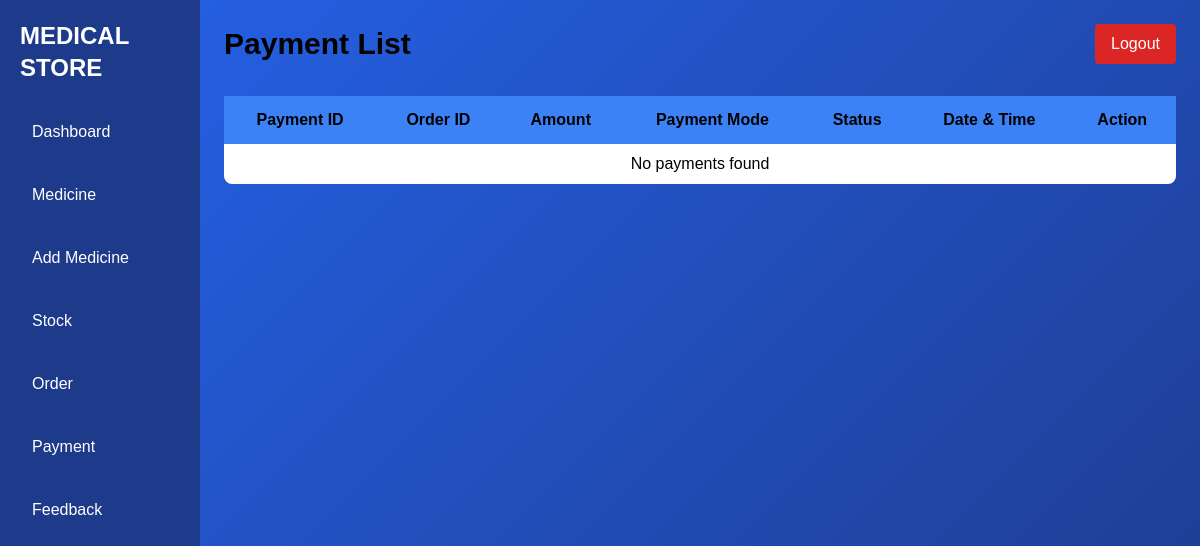
Page /view_payment.php on the earlier database version.
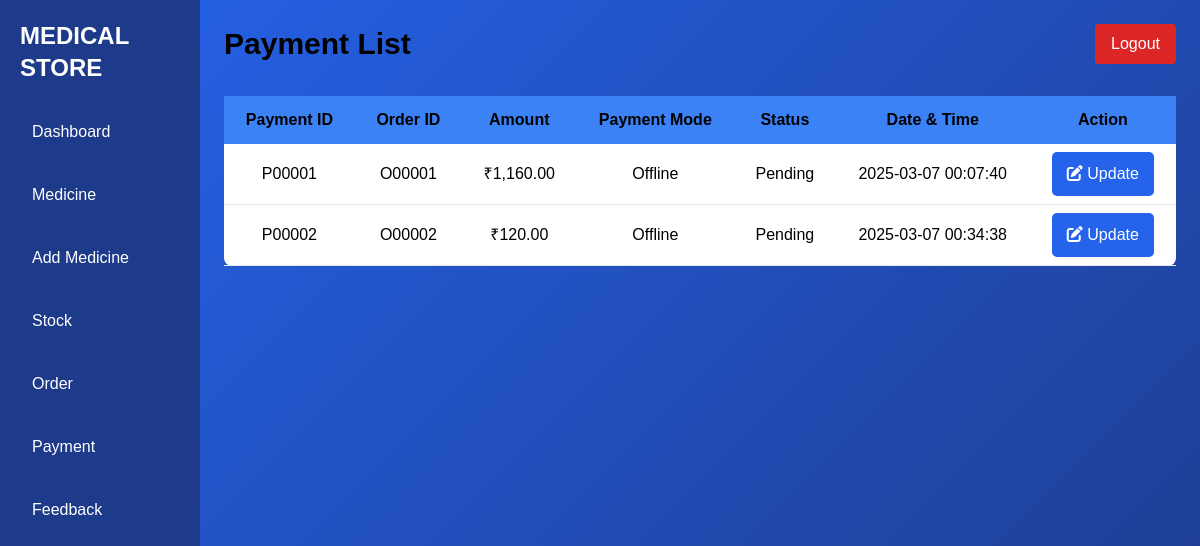
Same page on the later database version.
### tables this page shows
CREATE TABLE `payment` (
  `payment_id` varchar(20) NOT NULL,
  `order_id` varchar(20) NOT NULL,
  `amount` int(11) NOT NULL,
  `payment_mode` enum('Online','Offline') NOT NULL,
  `payment_status` enum('Pending','Completed','Failed') NOT NULL DEFAULT 'Pending',
  `payment_datetime` datetime NOT NULL DEFAULT current_timestamp(),
  `transaction_id` varchar(50) DEFAULT NULL
);

### view_payment.php (the view, shortened to what this page needs)
<?php
include 'connection.php';
?>
<!DOCTYPE html>
<html lang="en">
<head>
    <link href="https://cdn.jsdelivr.net/npm/tailwindcss@2.2.19/dist/tailwind.min.css" rel="stylesheet">
</head>
<body>
    <div class="flex">
        <div class="w-1/6 custom-sidebar text-white">
            <h1 class="text-2xl font-bold mb-6">MEDICAL STORE</h1>
            <ul>
                <li><a href="admin.php">Dashboard</a></li>
                <li><a href="medicine.php">Medicine</a></li>
                <li><a href="add_medicine.php">Add Medicine</a></li>
                <li><a href="stock.php">Stock</a></li>
                <li><a href="view_order.php">Order</a></li>
                <li><a href="view_payment.php">Payment</a></li>
                <li><a href="view_feedback.php">Feedback</a></li>
            </ul>
        </div>
        <div class="w-5/6 p-6">
            <div class="flex justify-between items-center">
                <h2 class="text-3xl font-bold">Payment List</h2>
                <a href="logout1.php" class="bg-red-600 text-white py-2 px-4 rounded">Logout</a>
            </div>
            <div class="overflow-x-auto mt-8">
                <table class="min-w-full bg-white shadow-md rounded-lg">
                    <thead class="bg-blue-500 text-black">
                        <tr>
                            <th class="py-3 px-5">Payment ID</th>
                            <th class="py-3 px-5">Order ID</th>
                            <th class="py-3 px-5">Amount</th>
                            <th class="py-3 px-5">Payment Mode</th>
                            <th class="py-3 px-5">Status</th>
                            <th class="py-3 px-5">Date & Time</th>
                            <th class="py-3 px-5">Action</th>
                        </tr>
                    </thead>
                    <tbody>
                        <?php
                        $sql = "SELECT payment_id, order_id, amount, payment_mode,
                                   payment_status, payment_datetime
                            FROM payment ORDER BY payment_datetime";
                        $result = $conn->query($sql);
                        if ($result->num_rows > 0) {
                            while ($row = $result->fetch_assoc()) {
                                echo "<tr class='border-b' id='row-{$row['payment_id']}'>";
                                echo "<td class='py-2 px-5 text-center'>" . htmlspecialchars($row['payment_id']) . "</td>";
                                echo "<td class='py-2 px-5 text-center'>" . htmlspecialchars($row['order_id']) . "</td>";
                                echo "<td class='py-2 px-5 text-center'>₹" . number_format($row['amount'], 2) . "</td>";
                                echo "<td class='py-2 px-5 text-center'>" . htmlspecialchars($row['payment_mode']) . "</td>";
                                echo "<td class='py-2 px-5 status text-center' data-id='{$row['payment_id']}'>" . htmlspecialchars($row['payment_status']) . "</td>";
                                echo "<td class='py-2 px-5 text-center'>" . htmlspecialchars($row['payment_datetime']) . "</td>";
                                echo "<td class='py-2 px-5 text-center'>
                                <button class='btn-update' data-id='{$row['payment_id']}' data-order='{$row['order_id']}'>
                                    <i class='fas fa-edit'></i> Update
                                </button>
                            </td>";
                                echo "</tr>";
                            }
                        } else {
                            echo "<tr><td colspan='7' class='py-2 px-4 text-center'>No payments found</td></tr>";
                        }
                        ?>
                    </tbody>
                </table>
            </div>
        </div>
    </div>
</body>
</html>

Differences in the rows shown:
added payment: payment_id "P00001", order "O00001", amount "1,160.00", payment_mode "Offline", payment_status "Pending", payment_datetime "2025-03-07 00:07:40"
added payment: payment_id "P00002", order "O00002", amount "120.00", payment_mode "Offline", payment_status "Pending", payment_datetime "2025-03-07 00:34:38"
Other differences:
text no longer shown: "No payments found"
